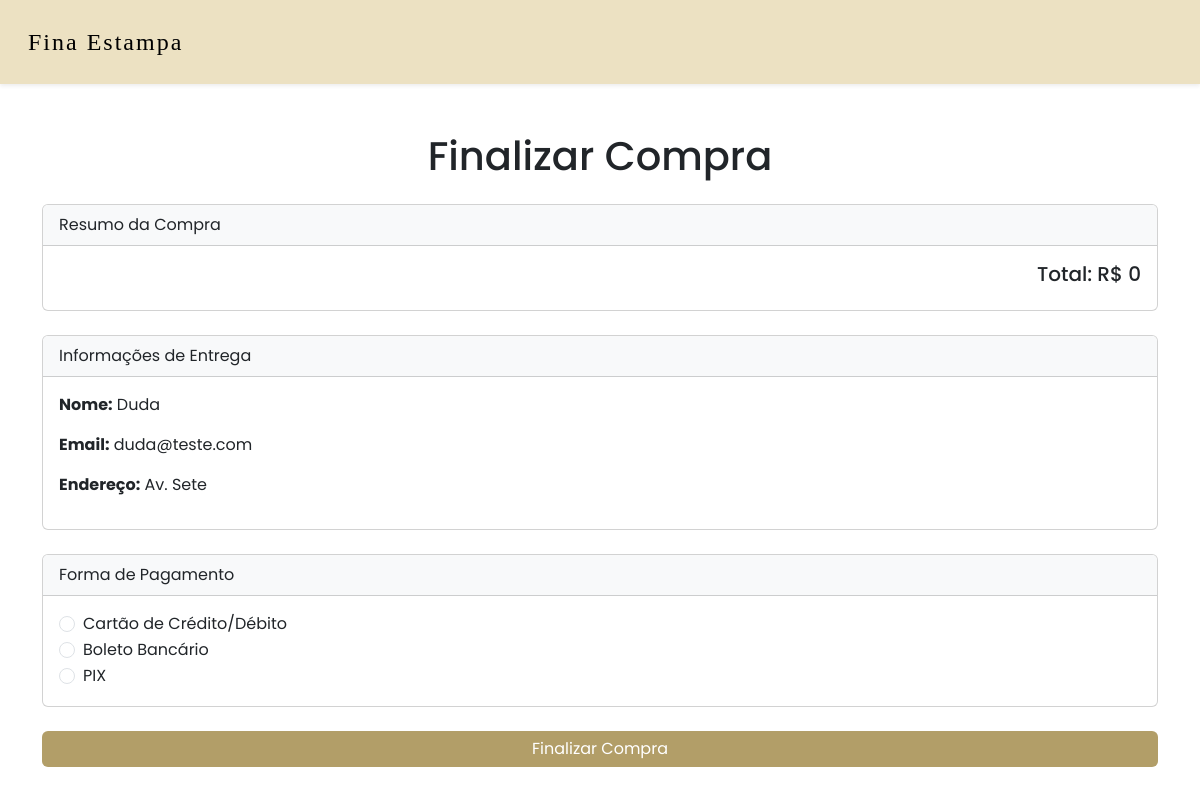
/finalizar_compra/ (signed in), run on an earlier commit of the app's database.
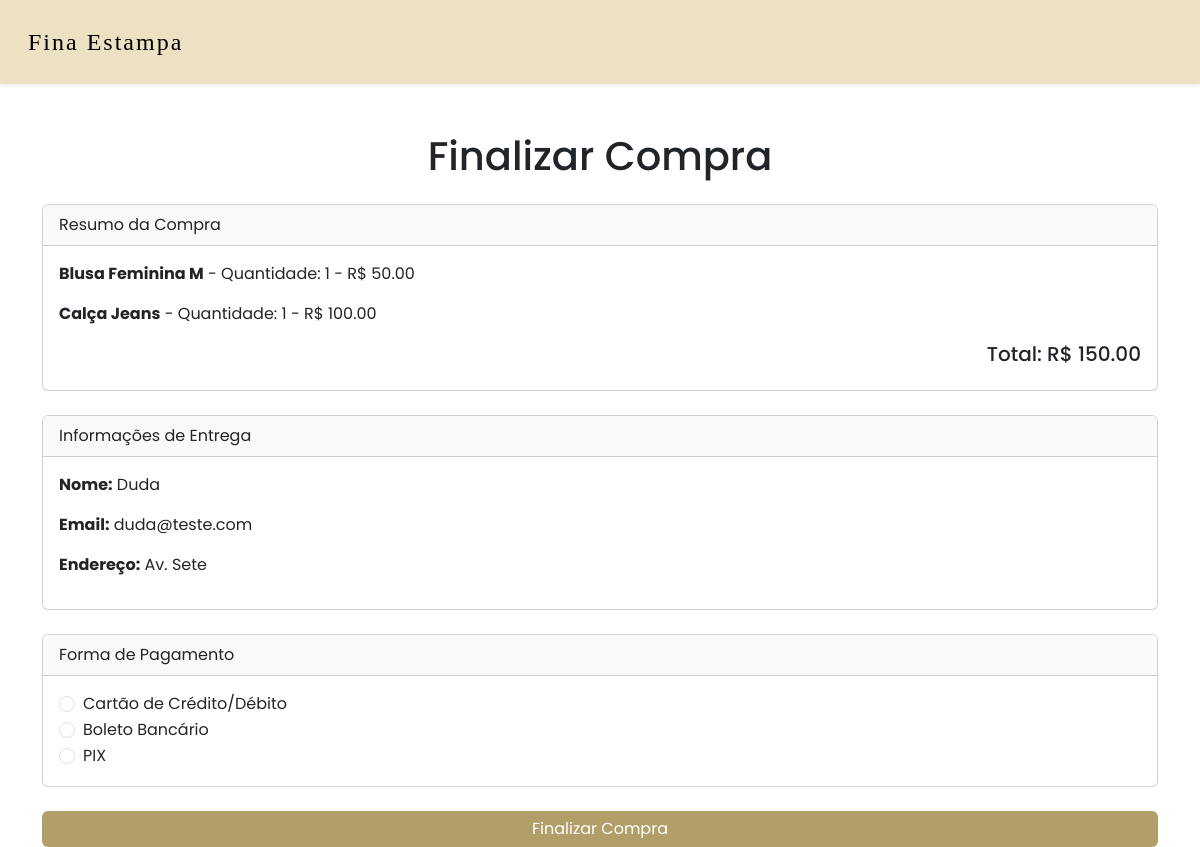
And on a later commit of the database.
### loja/models.py (models this page shows, shortened)
class ProdutoCarrinho(models.Model):
    carrinho = models.ForeignKey(Carrinho, on_delete = models.CASCADE)
    produto = models.ForeignKey(Produto, on_delete = models.CASCADE)
    quantidade = models.PositiveIntegerField(default=0)

class Produto(models.Model):
    nome = models.CharField(max_length=255)
    codigo = models.CharField(max_length=5, unique = True)
    descricao = models.TextField()
    preco = models.DecimalField(max_digits = 10, decimal_places = 2)
    imagem = models.ImageField(upload_to='produto_imagens/', blank=True, null=True)

### loja/views.py (the view, shortened to what this page needs)
# urls.py: path('finalizar_compra/', finalizar_compra, name='finalizar_compra'),
@login_required
def finalizar_compra(request):
    cliente = Cliente.objects.get(user=request.user)
    carrinho = Carrinho.objects.filter(cliente=cliente).first()
    itens = carrinho.produtocarrinho_set.all() if carrinho else []
    total_geral = sum(item.produto.preco * item.quantidade for item in itens)
    return render(request, 'finalizar_compra.html', {
        'cliente': cliente,
        'itens': itens,
        'total_geral': total_geral
    })

### loja/templates/finalizar_compra.html (shortened to what this page needs)
<!DOCTYPE html>
<html lang="en">
<head>
    <link href="https://cdn.jsdelivr.net/npm/bootstrap@5.3.0-alpha1/dist/css/bootstrap.min.css" rel="stylesheet">
    <link rel="stylesheet" href="https://cdnjs.cloudflare.com/ajax/libs/font-awesome/6.0.0-beta3/css/all.min.css">
</head>
<body>
    <nav class="navbar navbar-expand-lg navbar-light shadow-sm">
        <div class="container-fluid">
            <a class="navbar-brand" href="#">Fina Estampa</a>
        </div>
    </nav>
    <div class="container mt-5">
        <h1 class="text-center mb-4">Finalizar Compra</h1>
        <div class="card mb-4">
            <div class="card-header bg-light">Resumo da Compra</div>
            <div class="card-body">
                {% for item in itens %}
                <p><strong>{{ item.produto.nome }}</strong> - Quantidade: {{ item.quantidade }} - R$ {{ item.produto.preco }}</p>
                {% endfor %}
                <h5 class="text-end">Total: R$ {{ total_geral }}</h5>
            </div>
        </div>
        <div class="card mb-4">
            <div class="card-header bg-light">Informações de Entrega</div>
            <div class="card-body">
                <p><strong>Nome:</strong> {{ cliente.nome }}</p>
                <p><strong>Email:</strong> {{ cliente.user.email }}</p>
                <p><strong>Endereço:</strong> {{ cliente.endereco }}</p>
            </div>
        </div>
        <form method="post">
            <div class="card mb-4">
                <div class="card-header bg-light">Forma de Pagamento</div>
                <div class="card-body">
                    <div class="form-check">
                        <input class="form-check-input" type="radio" name="metodo_pagamento" value="cartao" id="cartao" required>
                        <label class="form-check-label" for="cartao">Cartão de Crédito/Débito</label>
                    </div>
                    <div class="form-check">
                        <input class="form-check-input" type="radio" name="metodo_pagamento" value="boleto" id="boleto">
                        <label class="form-check-label" for="boleto">Boleto Bancário</label>
                    </div>
                    <div class="form-check">
                        <input class="form-check-input" type="radio" name="metodo_pagamento" value="pix" id="pix">
                        <label class="form-check-label" for="pix">PIX</label>
                    </div>
                </div>
            </div>
            <button type="submit" class="btn btn-custom w-100">Finalizar Compra</button>
        </form>
    </div>
</body>
</html>

What changed in the data, as far as the page shows it:
added ProdutoCarrinho: produto.nome "Blusa Feminina M", quantidade "1", produto.preco "50.00"
added ProdutoCarrinho: produto.nome "Calça Jeans", quantidade "1", produto.preco "100.00"
Also different on the page:
{{ total_geral }}: "0" → "150.00"
